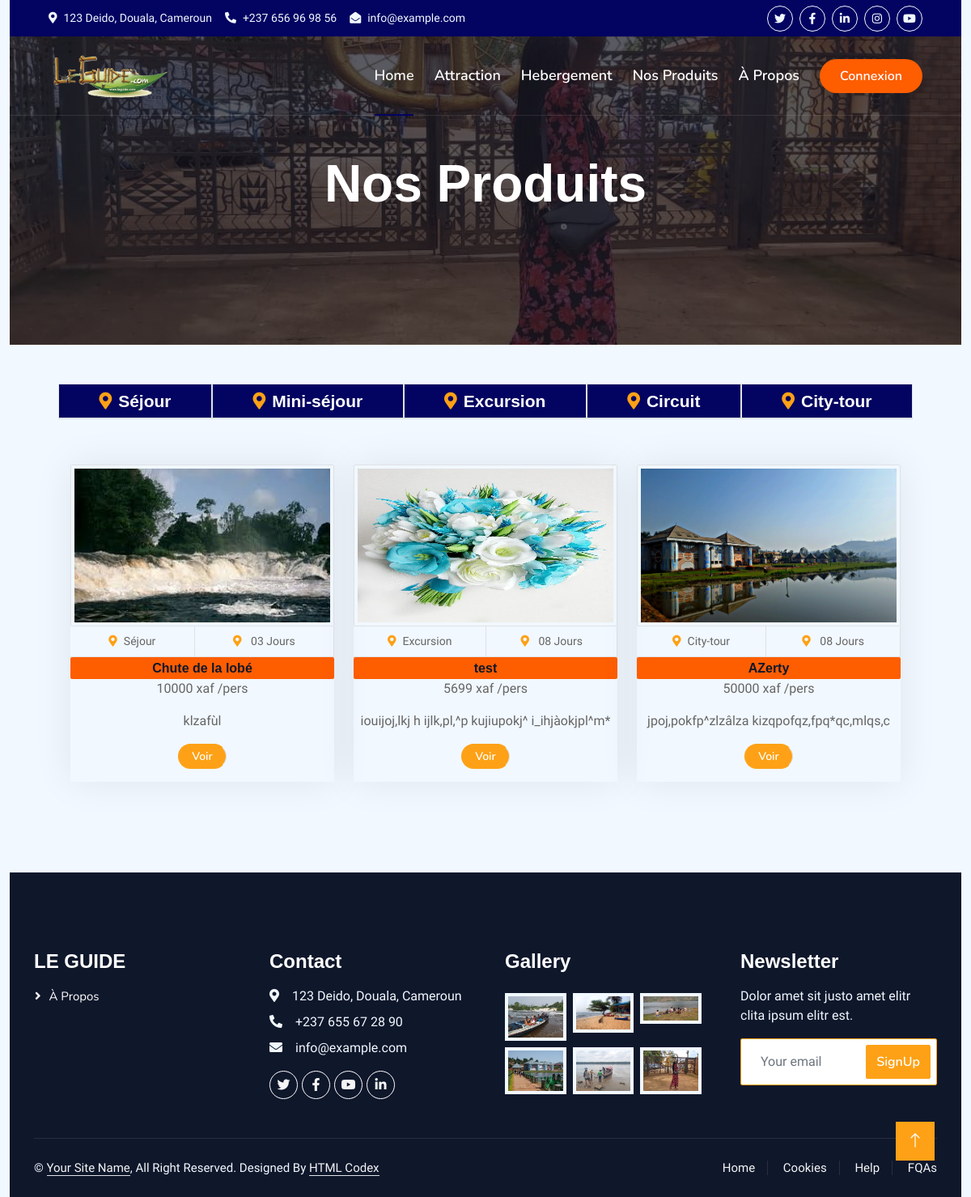
Page /nos-produits/ on the committed database.
### apps/product/models.py (models this page shows)
class Category_product(models.Model):
    category_name    = models.CharField(max_length=255, null=False)
    slug_type        = models.SlugField(max_length=255, null=False)

class Images(models.Model):
    model       = models.ForeignKey(Product, blank=True, on_delete=models.CASCADE, default=1)
    image       = models.ImageField(upload_to="uploads/product", blank=True, null=False)

class Product (models.Model):
    title       = models.CharField(max_length=255, null=False)
    category    = models.ForeignKey(Category_product, blank=True, on_delete=models.CASCADE, default=1)
    ville       = models.CharField(max_length=255, null=False)
    price       = models.CharField(max_length=50, null=False)
    days        = models.CharField( max_length=50, null=False, default=2)
    descript    = models.TextField(max_length=5000,blank=True, null=True)
    '''objectif    = models.TextField(max_length=5000,blank=True, null=True)
    start       = models.CharField(max_length=255, null=True)
    end         = models.CharField(max_length=255, null=True)'''

### apps/product/views.py (the view)
# urls.py: path('', views.Product_view , name='product' ),]
def Product_view(request):
    template_name='product.html'
    context = {}
    prod_list=[]
    product=Product.objects.all()
    img_prod= Images.objects.all()
    id_prod  = int
    for imag_prod in list(img_prod):
        if imag_prod.model_id == id_prod:
            pass
        else:
            print('enter 3',imag_prod.model_id, imag_prod.model.title,imag_prod.image )
            prod_list.append(imag_prod)
        id_prod = imag_prod.model_id
    context['category']= Category_product.objects.all()
    context['Products']= prod_list
    context['prod']= 'active'
    return render(request, template_name, context)

### apps/product/templates/product.html
{% extends 'base.html' %}
{% block content %}
{% load static %}
<div class="container-fluid py-5 mb-5 header-attraction">
    <div class="container py-5">
        <div class="row justify-content-center py-5">
            <div class="text-center">
                <h1 class="display-3 text-white mb-3 animated slideInDown">Nos Produits</h1>
            </div>
        </div>
    </div>
</div>
<div class=" container-xxl px-5 ">
    <div class="container justify-content-center w-100  h4 rounded ">
        <div class="d-flex border-bottom bg-blue-dark">
            {% for cat in category %}
            <small class="flex-fill text-center border py-2"><i class="fa fa-map-marker-alt text-primary me-2"></i><span class="text-white">{{cat.category_name}}</span> </small>
            {% endfor %}
        </div>
    </div>
</div>
<div class="container-xxl py-5">
    <div class="container">
        <div class="row g-4 justify-content-center mb-2">
            {% for product in Products %}
            <div class="col-lg-4 col-md-6 wow fadeInUp" style="width: 350px; height: 400px;" data-wow-delay="0.1s">
                <div class="package-item">
                    <div class="overflow-hidden">
                        <img class="img-fluid img-thumbnail" style="height: 200px; width: 350px;" src="{{product.image.url}}" alt="">
                    </div>
                    <div class="d-flex border-bottom">
                        <small class="flex-fill text-center border-end py-2"><i class="fa fa-map-marker-alt text-primary me-2"></i>{{product.model.category.category_name}}</small>
                        <small class="flex-fill text-center border-end py-2"><i class="fa fa-map-marker-alt text-primary me-2"></i>
                            0{{product.model.days}} Jours
                        </small>
                    </div>
                    <div class=" text-center pb-2">
                        <h6 class="  mb-0 py-1 bg-orange rounded ">{{product.model.title}}</h6>
                        <span class="pt-3">{{product.model.price}} xaf /pers</span>
                    </div>
                    <div class="text-center p-2">
                        <p>{{product.model.descript}}</p>
                        <div class="d-flex justify-content-center mb-2">
                            <a href="{% url 'detailproduct' product.model.category.slug_type product.model.id %}" class="btn btn-sm btn-primary px-3 border-end" style="border-radius: 30px 30px 30px 30px;">Voir</a>
                        </div>
                    </div>
                </div>
            </div>
            {% endfor %}
        </div>
    </div>
</div>
{% include "footer.html" %}
    <a href="#" class="btn btn-lg btn-primary btn-lg-square back-to-top"><i class="bi bi-arrow-up"></i></a>
{% endblock %}

### apps/core/templates/base.html (shortened to what this page needs)
<!DOCTYPE html>
<html lang="en">
{% load static %}
<head>
    <link href="https://cdnjs.cloudflare.com/ajax/libs/font-awesome/5.10.0/css/all.min.css" rel="stylesheet">
    <link href="https://cdn.jsdelivr.net/npm/bootstrap-icons@1.4.1/font/bootstrap-icons.css" rel="stylesheet">
    <link href= "{% static 'lib/animate/animate.min.css' %}" rel="stylesheet">
    <link href="{% static 'lib/owlcarousel/assets/owl.carousel.min.css' %}" rel="stylesheet">
    <link href="{% static 'lib/tempusdominus/css/tempusdominus-bootstrap-4.min.css' %}" rel="stylesheet" />
    <link href="{% static 'css/bootstrap.min.css' %}" rel="stylesheet">
    <link href="{% static 'css/style.css' %}" rel="stylesheet">
</head>
<body class="container-xxl">
    <div class="container-fluid bg-blue-dark px-5 d-none d-lg-block">
        <div class="row gx-0">
            <div class="col-lg-8 text-center text-lg-start mb-2 mb-lg-0 hidden">
                <div class="d-inline-flex align-items-center" style="height: 45px;">
                    <small class="me-3 text-light orange"><i class="fa fa-map-marker-alt me-2"></i>123 Deido, Douala, Cameroun</small>
                    <small class="me-3 text-light"><i class="fa fa-phone-alt me-2"></i>+237 656 96 98 56</small>
                    <small class="text-light"><i class="fa fa-envelope-open me-2"></i>info@example.com</small>
                </div>
            </div>
            <div class="col-lg-4 text-center text-lg-end">
                <div class="d-inline-flex align-items-center" style="height: 45px;">
                    <a class="btn btn-sm btn-outline-light btn-sm-square rounded-circle me-2" href=""><i class="fab fa-twitter fw-normal"></i></a>
                    <a class="btn btn-sm btn-outline-light btn-sm-square rounded-circle me-2" href=""><i class="fab fa-facebook-f fw-normal"></i></a>
                    <a class="btn btn-sm btn-outline-light btn-sm-square rounded-circle me-2" href=""><i class="fab fa-linkedin-in fw-normal aria-hidden"></i></a>
                    <a class="btn btn-sm btn-outline-light btn-sm-square rounded-circle me-2" href=""><i class="fab fa-instagram fw-normal aria-hidden"></i></a>
                    <a class="btn btn-sm btn-outline-light btn-sm-square rounded-circle" href=""><i class="fab fa-youtube fw-normal"></i></a>
                </div>
            </div>
        </div>
    </div>
    <div class="container-fluid position-relative p-0">
        <nav class="navbar navbar-expand-lg navbar-light px-4 px-lg-5 py-3 py-lg-0">
            <a href="" class="navbar-brand p-0">
                 <img src="{% static 'img/le_guide.png' %}" alt="Logo">
            </a>
            <div class="collapse navbar-collapse justify-content-center" id="navbarCollapse">
                <div class="navbar-nav ms-auto py-0">
                    <a href="{% url 'index' %}" class="nav-item nav-link active ">Home</a>
                    <div class="nav-item dropdown">
                        <a href="{% url 'attraction' %}" class="nav-item nav-link ">Attraction</a>
                    </div>
                    <a href="{% url 'hebergement' %}" class="nav-item nav-link ">Hebergement</a>
                    <a href="{% url 'product' %}" class="nav-item nav-link ">Nos Produits</a>
                    <a href="{% url 'about' %}" class="nav-item nav-link "><span class="text-uppercase">à</span> Propos</a>
                </div>
                {% if user.is_authenticated %}
                <div class="">
                    <a href="{% url 'profil' %}" class="href">
                        <img class="bg-white rounded-circle shadow p-1 mx-auto " src="{% static 'img/testimonial-1.jpg' %}" style="width: 60px; height: 60px;">
                    </a>
                </div>
                {% else %}
                    <a href="{% url 'login' %}" class="btn bg-orange text-white  rounded-pill py-2 px-4">Connexion</a>
                {% endif %}
            </div>
        </nav>
    </div>
    {% block content %}
    {% endblock %}
</body>
</html>

### apps/core/templates/footer.html
{% load static %}
<div class="container-fluid bg-dark text-light footer pt-5 mt-5 wow fadeIn" data-wow-delay="0.1s">
    <div class="container py-5">
        <div class="row g-5">
            <div class="col-lg-3 col-md-6">
                <h4 class="text-white mb-3">LE GUIDE</h4>
                <a class="btn btn-link" href="{% url 'about'%}"><span class=" text-uppercase">à </span>Propos</a>
            </div>
            <div class="col-lg-3 col-md-6">
                <h4 class="text-white mb-3">Contact</h4>
                <p class="mb-2"><i class="fa fa-map-marker-alt me-3"></i>123 Deido, Douala, Cameroun</p>
                <p class="mb-2"><i class="fa fa-phone-alt me-3"></i>+237 655 67 28 90</p>
                <p class="mb-2"><i class="fa fa-envelope me-3"></i>info@example.com</p>
                <div class="d-flex pt-2">
                    <a class="btn btn-outline-light btn-social" href=""><i class="fab fa-twitter"></i></a>
                    <a class="btn btn-outline-light btn-social" href=""><i class="fab fa-facebook-f"></i></a>
                    <a class="btn btn-outline-light btn-social" href=""><i class="fab fa-youtube"></i></a>
                    <a class="btn btn-outline-light btn-social" href=""><i class="fab fa-linkedin-in aria-hidden"></i></a>
                </div>
            </div>
            <div class="col-lg-3 col-md-6">
                <h4 class="text-white mb-3">Gallery</h4>
                <div class="row g-2 pt-2">
                    <div class="col-4">
                        <img class="img-fluid bg-light p-1" src="{% static 'img/chute_lobé.jpg' %}" alt="">
                    </div>
                    <div class="col-4">
                        <img class="img-fluid bg-light p-1" src="{% static 'img/kribi_plage.jpeg' %}" alt="">
                    </div>
                    <div class="col-4">
                        <img class="img-fluid bg-light p-1" src="{% static 'img/photo_2023-06-22_09-09-21.jpg' %}" alt="">
                    </div>
                    <div class="col-4">
                        <img class="img-fluid bg-light p-1" src="{% static 'img/Pont_du_Plaisir.jpg' %}" alt="">
                    </div>
                    <div class="col-4">
                        <img class="img-fluid bg-light p-1" src="{% static 'img/photo_2023-06-22_09-09-11.jpg' %}" alt="">
                    </div>
                    <div class="col-4">
                        <img class="img-fluid bg-light p-1" src="{% static 'img/photo_2023-06-22_09-09-28.jpg' %}" alt="">
                    </div>
                </div>
            </div>
            <div class="col-lg-3 col-md-6">
                <h4 class="text-white mb-3">Newsletter</h4>
                <p>Dolor amet sit justo amet elitr clita ipsum elitr est.</p>
                <div class="position-relative mx-auto" style="max-width: 400px;">
                    <input class="form-control border-primary w-100 py-3 ps-4 pe-5" type="text" placeholder="Your email">
                    <button type="button" class="btn btn-primary py-2 position-absolute top-0 end-0 mt-2 me-2">SignUp</button>
                </div>
            </div>
        </div>
    </div>
    <div class="container">
        <div class="copyright">
            <div class="row">
                <div class="col-md-6 text-center text-md-start mb-3 mb-md-0">
                    &copy; <a class="border-bottom" href="#">Your Site Name</a>, All Right Reserved.
                    Designed By <a class="border-bottom" href="https://htmlcodex.com">HTML Codex</a>
                </div>
                <div class="col-md-6 text-center text-md-end">
                    <div class="footer-menu">
                        <a href="">Home</a>
                        <a href="">Cookies</a>
                        <a href="">Help</a>
                        <a href="">FQAs</a>
                    </div>
                </div>
            </div>
        </div>
    </div>
</div>

### static/css/style.css (style rules this page uses)
:root { --primary: #030361; --secondary: #FE8800; --light: #F5F5F5; --dark: #14141F; --orange: #fe5d00; }
.back-to-top { position: fixed; display: none; right: 45px; bottom: 45px; z-index: 99; }
.btn { font-family: 'Nunito', sans-serif; font-weight: 600; transition: .5s; }
.btn.btn-primary, .btn.btn-secondary { color: #FFFFFF; }
.btn-sm-square { width: 32px; height: 32px; }
.btn-lg-square { width: 48px; height: 48px; }
.btn-square, .btn-sm-square, .btn-lg-square { padding: 0; display: flex; align-items: center; justify-content: center; font-weight: normal; border-radius: 0px; }
.bg-blue-dark { background-color: #030361; }
.bg-orange { background-color: #fe5d00; }
.orange { color: #fe5d00; }
.navbar-light .navbar-nav .nav-link { font-family: 'Nunito', sans-serif; position: relative; margin-right: 25px; padding: 35px 0; color: #FFFFFF !important; font-size: 18px; font-weight: 600; outline: none; transition: .5s; }
.navbar-light .navbar-nav .nav-link:hover, .navbar-light .navbar-nav .nav-link.active { color: var(--light) !important; }
.navbar-light .navbar-brand img { max-height: 60px; transition: .5s; }
@media (min-width: 992px) { .navbar-light { position: absolute; width: 100%; top: 0; left: 0; border-bottom: 1px solid rgba(256, 256, 256, .1); z-index: 999; } }
@media (min-width: 992px) { .navbar-light .navbar-nav .nav-link::before { position: absolute; content: ""; width: 0; height: 2px; bottom: -1px; left: 50%; background: var(--primary); transition: .5s; } }
@media (min-width: 992px) { .navbar-light .navbar-nav .nav-link:hover::before, .navbar-light .navbar-nav .nav-link.active::before { width: calc(100% - 2px); left: 1px; } }
.header-attraction { background: linear-gradient(rgba(20, 20, 31, .7), rgba(20, 20, 31, .7)), url(../img/photo_2023-06-22_09-09-28.jpg); background-position: center center; background-repeat: no-repeat; background-size: cover; }
.package-item { box-shadow: 0 0 45px rgba(0, 0, 0, .08); }
.package-item img { transition: .5s; }
.footer .btn.btn-social { margin-right: 5px; width: 35px; height: 35px; display: flex; align-items: center; justify-content: center; color: var(--light); font-weight: normal; border: 1px solid #FFFFFF; border-radius: 35px; transition: .3s; }
.footer .btn.btn-link { display: block; margin-bottom: 5px; padding: 0; text-align: left; color: #FFFFFF; font-size: 15px; font-weight: normal; text-transform: capitalize; transition: .3s; }
.footer .btn.btn-link::before { position: relative; content: "\f105"; font-family: "Font Awesome 5 Free"; font-weight: 900; margin-right: 10px; }
.footer .copyright { padding: 25px 0; font-size: 15px; border-top: 1px solid rgba(256, 256, 256, .1); }
.footer .copyright a { color: var(--light); }
.footer .footer-menu a { margin-right: 15px; padding-right: 15px; border-right: 1px solid rgba(255, 255, 255, .1); }
.footer .footer-menu a:last-child { margin-right: 0; padding-right: 0; border-right: none; }

### rows in the picture
Category_product: category_name "Séjour"
Category_product: category_name "Mini-séjour"
Category_product: category_name "Excursion"
Category_product: category_name "Circuit"
Category_product: category_name "City-tour"
Images: image (picture), model.category.category_name "Séjour", model.days "3", model "Chute de la lobé", model.price "10000", model.descript "klzafùl"
Images: image (picture), model.category.category_name "Excursion", model.days "8", model "test", model.price "5699", model.descript "iouijoj,lkj h ijlk,pl,^p kujiupokj^ i_ihjàokjpl^m*"
Images: image (picture), model.category.category_name "City-tour", model.days "8", model "AZerty", model.price "50000", model.descript "jpoj,pokfp^zlzâlza kizqpofqz,fpq*qc,mlqs,c"
